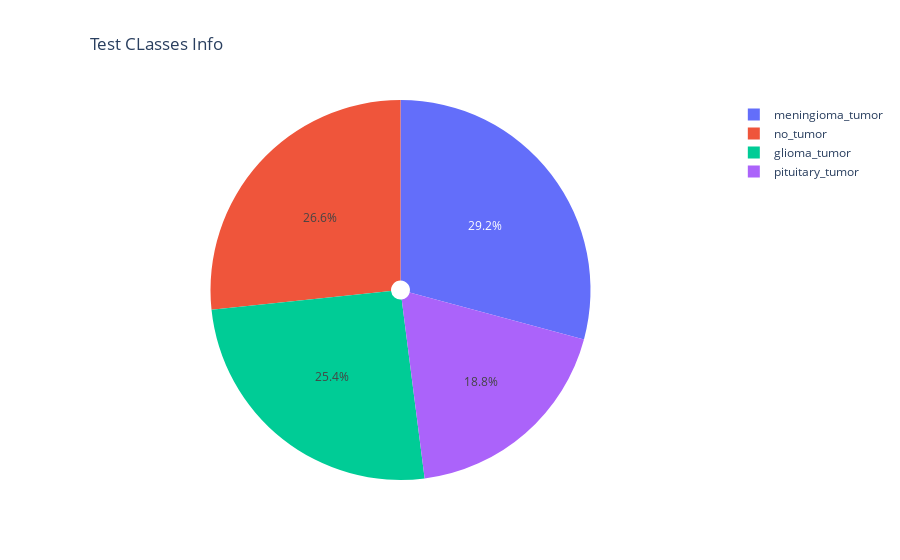

The code cell stored with this chart in its notebook:
### Code cell
test_classes_info = {}
classes = sorted(os.listdir(testDir))
for name in classes:
    test_classes_info[name] = len(os.listdir(testDir + f'/{name}'))
print(test_classes_info)
fig = px.pie(names=test_classes_info.keys(),values=test_classes_info.values(),hole=0.05,title='Test CLasses Info')
fig.update_layout({'title':{"x":0.1}})
fig.show()

### Figure 1 — Plotly figure (JSON) as saved in the notebook; plotly's stock layout.template omitted (floating-point values rounded to 4 significant figures)
{"data": [{"domain": {"x": [0, 1], "y": [0, 1]}, "hole": 0.05, "hovertemplate": "label=%{label}<br>value=%{value}<extra></extra>", "labels": ["glioma_tumor", "meningioma_tumor", "no_tumor", "pituitary_tumor"], "legendgroup": "", "name": "", "showlegend": true, "type": "pie", "values": [100, 115, 105, 74]}], "layout": {"legend": {"tracegroupgap": 0}, "title": {"text": "Test CLasses Info", "x": 0.1}}}
